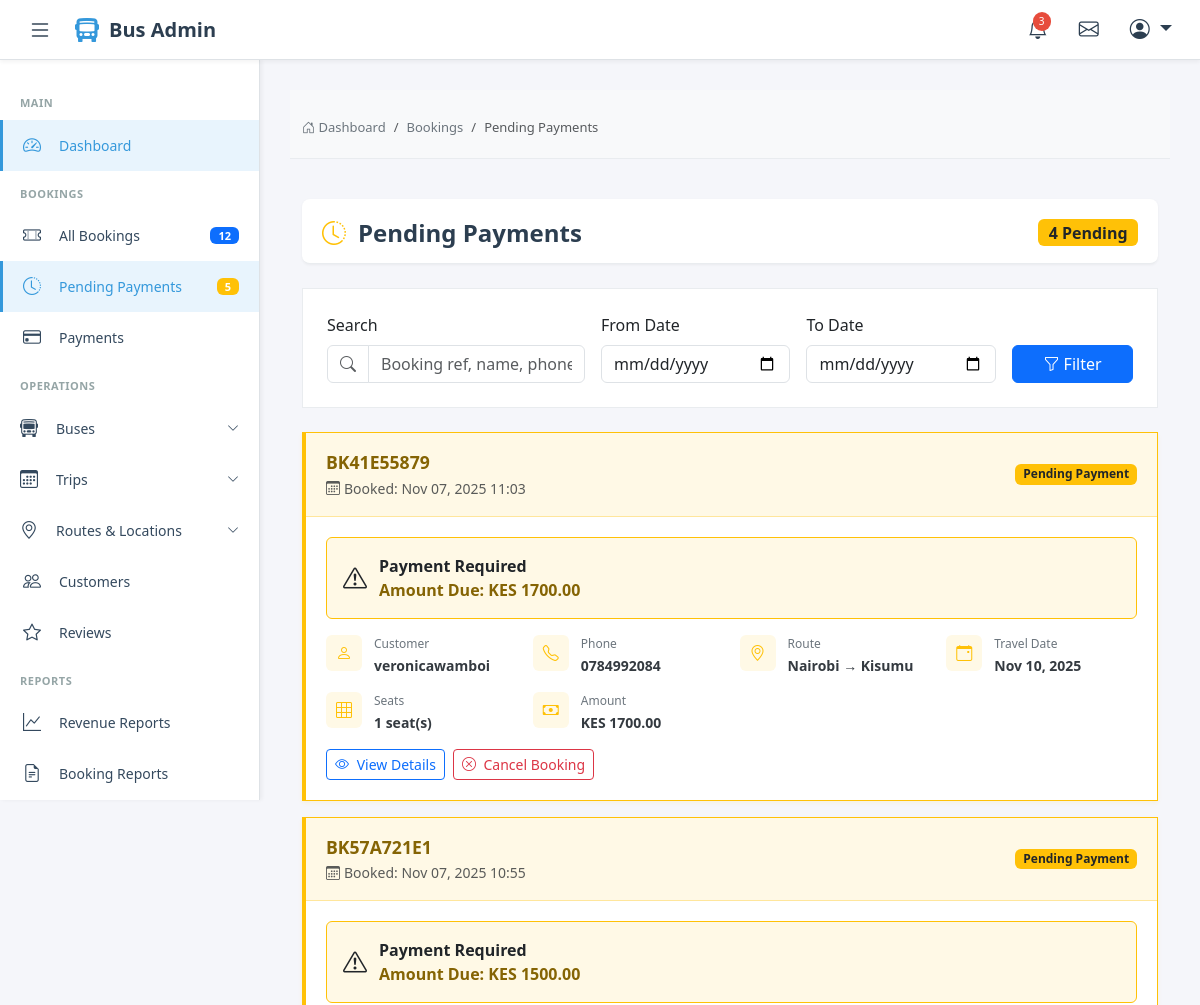
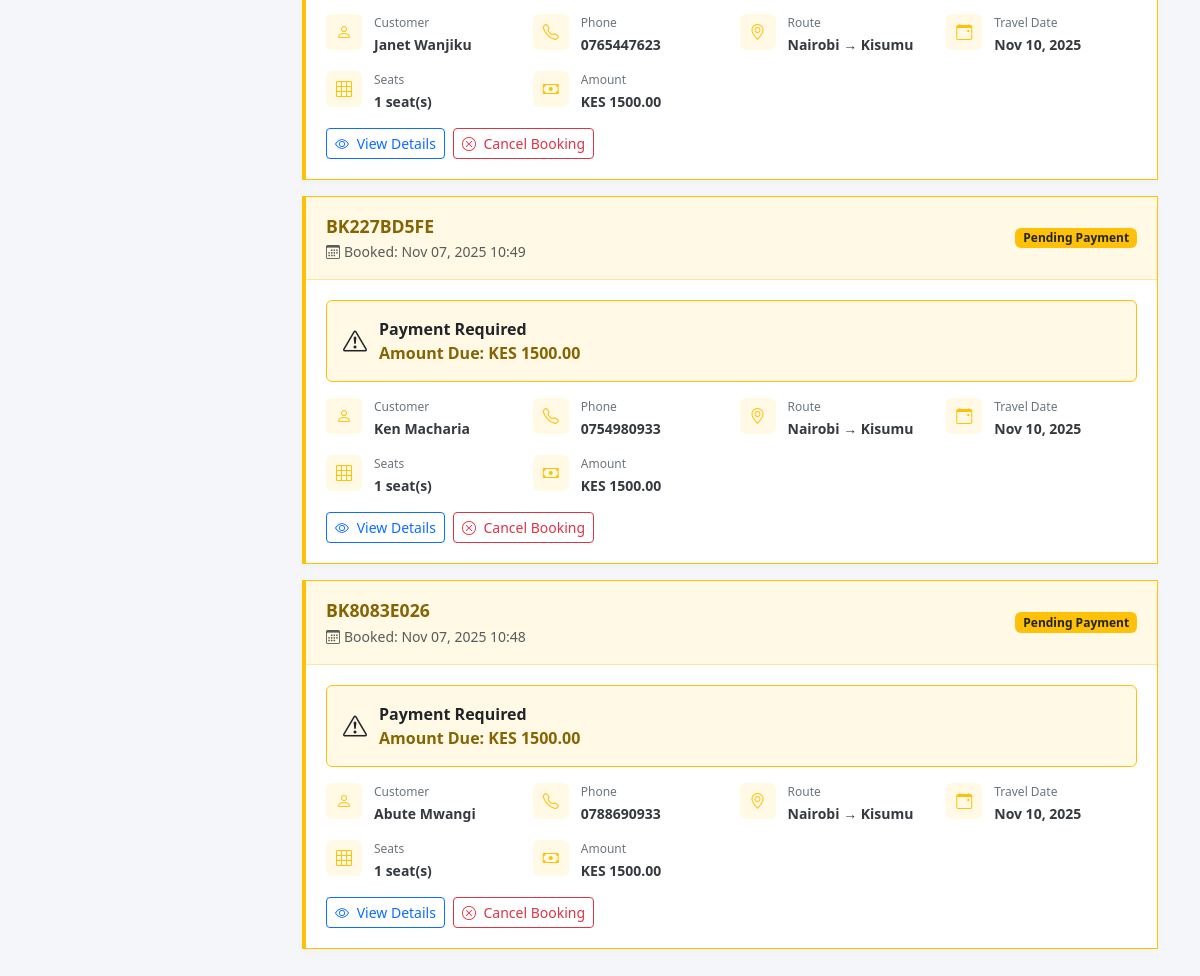
Page /admin-bookings/pending-payments/ (signed in) on the earlier database version (2 pictures, top to bottom).
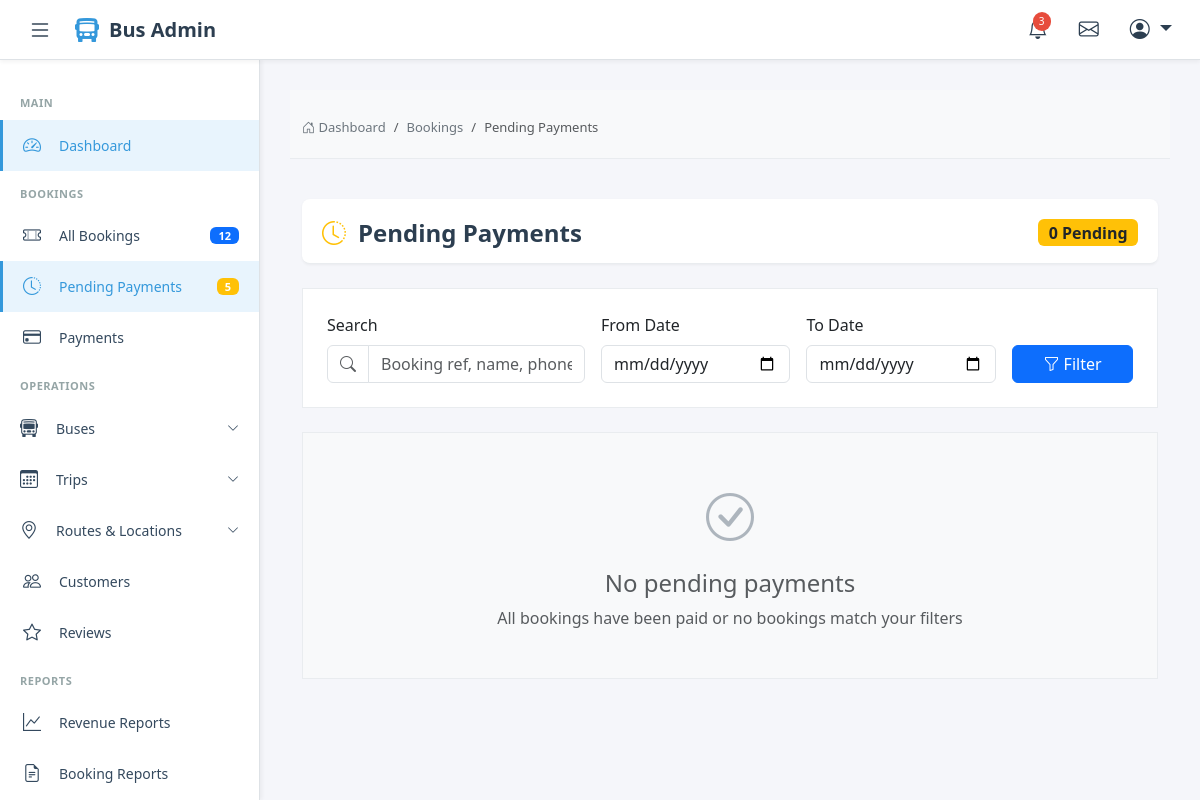
Same page on the later database version.
### website_application/models.py (models this page shows, shortened)
class Booking(models.Model):
    BOOKING_STATUS_CHOICES = [
        ('pending', 'Pending Payment'),
        ('paid', 'Paid'),
        ('confirmed', 'Confirmed'),
        ('cancelled', 'Cancelled'),
        ('completed', 'Completed'),
    ]
    booking_reference = models.CharField(max_length=20, unique=True, editable=False)
    trip = models.ForeignKey(Trip, on_delete=models.CASCADE, related_name='bookings')
    customer_full_name = models.CharField(max_length=200)
    customer_id_number = models.CharField(max_length=50)
    customer_email = models.EmailField()
    customer_phone = models.CharField(max_length=20)
    boarding_point = models.ForeignKey(
        BoardingPoint,
        on_delete=models.PROTECT,
        related_name='pickup_bookings'
    )
    dropping_point = models.ForeignKey(
        BoardingPoint,
        on_delete=models.PROTECT,
        related_name='dropoff_bookings'
    )
    total_amount = models.DecimalField(max_digits=10, decimal_places=2)
    status = models.CharField(max_length=20, choices=BOOKING_STATUS_CHOICES, default='pending')
    created_at = models.DateTimeField(auto_now_add=True)
    updated_at = models.DateTimeField(auto_now=True)

class Trip(models.Model):
    TRIP_STATUS_CHOICES = [
        ('scheduled', 'Scheduled'),
        ('boarding', 'Boarding'),
        ('departed', 'Departed'),
        ('completed', 'Completed'),
        ('cancelled', 'Cancelled'),
    ]
    bus = models.ForeignKey(Bus, on_delete=models.CASCADE, related_name='trips')
    route = models.ForeignKey(Route, on_delete=models.CASCADE, related_name='trips')
    departure_date = models.DateField()
    departure_time = models.TimeField()
    arrival_time = models.TimeField()
    base_fare_vip = models.DecimalField(max_digits=10, decimal_places=2)
    base_fare_business = models.DecimalField(max_digits=10, decimal_places=2)
    base_fare_normal = models.DecimalField(max_digits=10, decimal_places=2)
    status = models.CharField(max_length=20, choices=TRIP_STATUS_CHOICES, default='scheduled')
    is_active = models.BooleanField(default=True)
    created_at = models.DateTimeField(auto_now_add=True)
    class Meta:
        ordering = ['departure_date', 'departure_time']
        unique_together = ['bus', 'departure_date', 'departure_time']

class Route(models.Model):
    origin = models.ForeignKey(Location, on_delete=models.CASCADE, related_name='routes_from')
    destination = models.ForeignKey(Location, on_delete=models.CASCADE, related_name='routes_to')
    distance_km = models.DecimalField(max_digits=6, decimal_places=2)
    estimated_duration = models.DurationField(help_text="Estimated travel time")
    is_active = models.BooleanField(default=True)
    class Meta:
        unique_together = ['origin', 'destination']

class Location(models.Model):
    name = models.CharField(max_length=200)
    slug = models.SlugField(unique=True)
    county = models.CharField(max_length=100)
    is_active = models.BooleanField(default=True)

### website_application/views.py (the view)
# urls.py: path('admin-bookings/pending-payments/', views.pending_payments, name='pending_payments'),
@staff_member_required
def pending_payments(request):
    search = request.GET.get('search', '')
    date_from = request.GET.get('date_from', '')
    date_to = request.GET.get('date_to', '')
    bookings = Booking.objects.filter(
        status='pending'
    ).select_related(
        'trip__bus__operator',
        'trip__route__origin',
        'trip__route__destination'
    ).prefetch_related(
        'seat_bookings',
        'payments'
    ).annotate(
        seats_count=Count('seat_bookings')
    ).order_by('-created_at')
    if search:
        bookings = bookings.filter(
            Q(booking_reference__icontains=search) |
            Q(customer_full_name__icontains=search) |
            Q(customer_phone__icontains=search)
        )
    if date_from:
        date_from_obj = datetime.strptime(date_from, '%Y-%m-%d').date()
        bookings = bookings.filter(created_at__date__gte=date_from_obj)
    if date_to:
        date_to_obj = datetime.strptime(date_to, '%Y-%m-%d').date()
        bookings = bookings.filter(created_at__date__lte=date_to_obj)
    context = {
        'bookings': bookings,
        'search': search,
        'date_from': date_from,
        'date_to': date_to,
    }
    return render(request, 'admin/bookings/pending_payments.html', context)

### templates/admin/bookings/pending_payments.html (shortened to what the changed rows need)
{% extends 'admin_base.html' %}
{% load static %}
{% block content %}
<div class="container-fluid py-3">
    <div class="page-header">
        <h1 class="page-title">
            <i class="bi bi-clock-history text-warning"></i>
            Pending Payments
        </h1>
        <div class="d-flex gap-2">
            <span class="badge bg-warning text-dark fs-6">{{ bookings.count }} Pending</span>
        </div>
    </div>
    {% if bookings %}
    <div class="row">
        {% for booking in bookings %}
        <div class="col-12">
            <div class="pending-card">
                <div class="pending-header">
                    <div>
                        <div class="booking-ref">{{ booking.booking_reference }}</div>
                        <small class="text-muted">
                            <i class="bi bi-calendar3 me-1"></i>Booked: {{ booking.created_at|date:"M d, Y H:i" }}
                        </small>
                    </div>
                    <span class="badge bg-warning text-dark">Pending Payment</span>
                </div>
                <div class="pending-body">
                    <div class="alert-warning-custom">
                        <i class="bi bi-exclamation-triangle fs-4"></i>
                        <div>
                            <strong>Payment Required</strong>
                            <div class="time-remaining">
                                Amount Due: KES {{ booking.total_amount|floatformat:2 }}
                            </div>
                        </div>
                    </div>
                    <div class="pending-info">
                        <div class="info-item">
                            <div class="info-icon">
                                <i class="bi bi-person"></i>
                            </div>
                            <div class="info-details">
                                <div class="info-label">Customer</div>
                                <div class="info-value">{{ booking.customer_full_name }}</div>
                            </div>
                        </div>
                        <div class="info-item">
                            <div class="info-icon">
                                <i class="bi bi-telephone"></i>
                            </div>
                            <div class="info-details">
                                <div class="info-label">Phone</div>
                                <div class="info-value">{{ booking.customer_phone }}</div>
                            </div>
                        </div>
                        <div class="info-item">
                            <div class="info-icon">
                                <i class="bi bi-geo-alt"></i>
                            </div>
                            <div class="info-details">
                                <div class="info-label">Route</div>
                                <div class="info-value">
                                    {{ booking.trip.route.origin.name }} → {{ booking.trip.route.destination.name }}
                                </div>
                            </div>
                        </div>
                        <div class="info-item">
                            <div class="info-icon">
                                <i class="bi bi-calendar-event"></i>
                            </div>
                            <div class="info-details">
                                <div class="info-label">Travel Date</div>
                                <div class="info-value">{{ booking.trip.departure_date|date:"M d, Y" }}</div>
                            </div>
                        </div>
                        <div class="info-item">
                            <div class="info-icon">
                                <i class="bi bi-grid-3x3"></i>
                            </div>
                            <div class="info-details">
                                <div class="info-label">Seats</div>
                                <div class="info-value">{{ booking.seats_count }} seat(s)</div>
                            </div>
                        </div>
                        <div class="info-item">
                            <div class="info-icon">
                                <i class="bi bi-cash"></i>
                            </div>
                            <div class="info-details">
                                <div class="info-label">Amount</div>
                                <div class="info-value">KES {{ booking.total_amount|floatformat:2 }}</div>
                            </div>
                        </div>
                    </div>
                    <div class="d-flex gap-2">
                        <a href="{% url 'booking_detail' booking.pk %}" class="btn btn-outline-primary btn-sm">
                            <i class="bi bi-eye me-1"></i> View Details
                        </a>
                        <button class="btn btn-outline-danger btn-sm" onclick="cancelBooking({{ booking.pk }})">
                            <i class="bi bi-x-circle me-1"></i> Cancel Booking
                        </button>
                    </div>
                </div>
            </div>
        </div>
        {% endfor %}
    </div>
    {% else %}
    <div class="empty-state">
        <div class="empty-state-icon">
            <i class="bi bi-check-circle"></i>
        </div>
        <h4 class="text-muted">No pending payments</h4>
        <p class="text-muted mb-0">All bookings have been paid or no bookings match your filters</p>
    </div>
    {% endif %}
</div>
{% endblock %}

Differences in the rows shown:
no longer on this page (row edited): Booking: booking_reference "BK41E55879", created_at "Nov 07, 2025 11:03", total_amount "1700.00", customer_full_name "veronicawamboi", customer_phone "0784992084", trip.route.origin.name "Nairobi", trip.route.destination.name "Kisumu", trip.departure_date "Nov 10, 2025", seats_count "1"
no longer on this page (row edited): Booking: booking_reference "BK57A721E1", created_at "Nov 07, 2025 10:55", total_amount "1500.00", customer_full_name "Janet Wanjiku", customer_phone "0765447623", trip.route.origin.name "Nairobi", trip.route.destination.name "Kisumu", trip.departure_date "Nov 10, 2025", seats_count "1"
no longer on this page (row edited): Booking: booking_reference "BK227BD5FE", created_at "Nov 07, 2025 10:49", total_amount "1500.00", customer_full_name "Ken Macharia", customer_phone "0754980933", trip.route.origin.name "Nairobi", trip.route.destination.name "Kisumu", trip.departure_date "Nov 10, 2025", seats_count "1"
no longer on this page (row edited): Booking: booking_reference "BK8083E026", created_at "Nov 07, 2025 10:48", total_amount "1500.00", customer_full_name "Abute Mwangi", customer_phone "0788690933", trip.route.origin.name "Nairobi", trip.route.destination.name "Kisumu", trip.departure_date "Nov 10, 2025", seats_count "1"
Other differences:
{{ bookings.count }}: "4" → "0"
text now shown: "No pending payments All bookings have been paid or no bookings match your filters"
